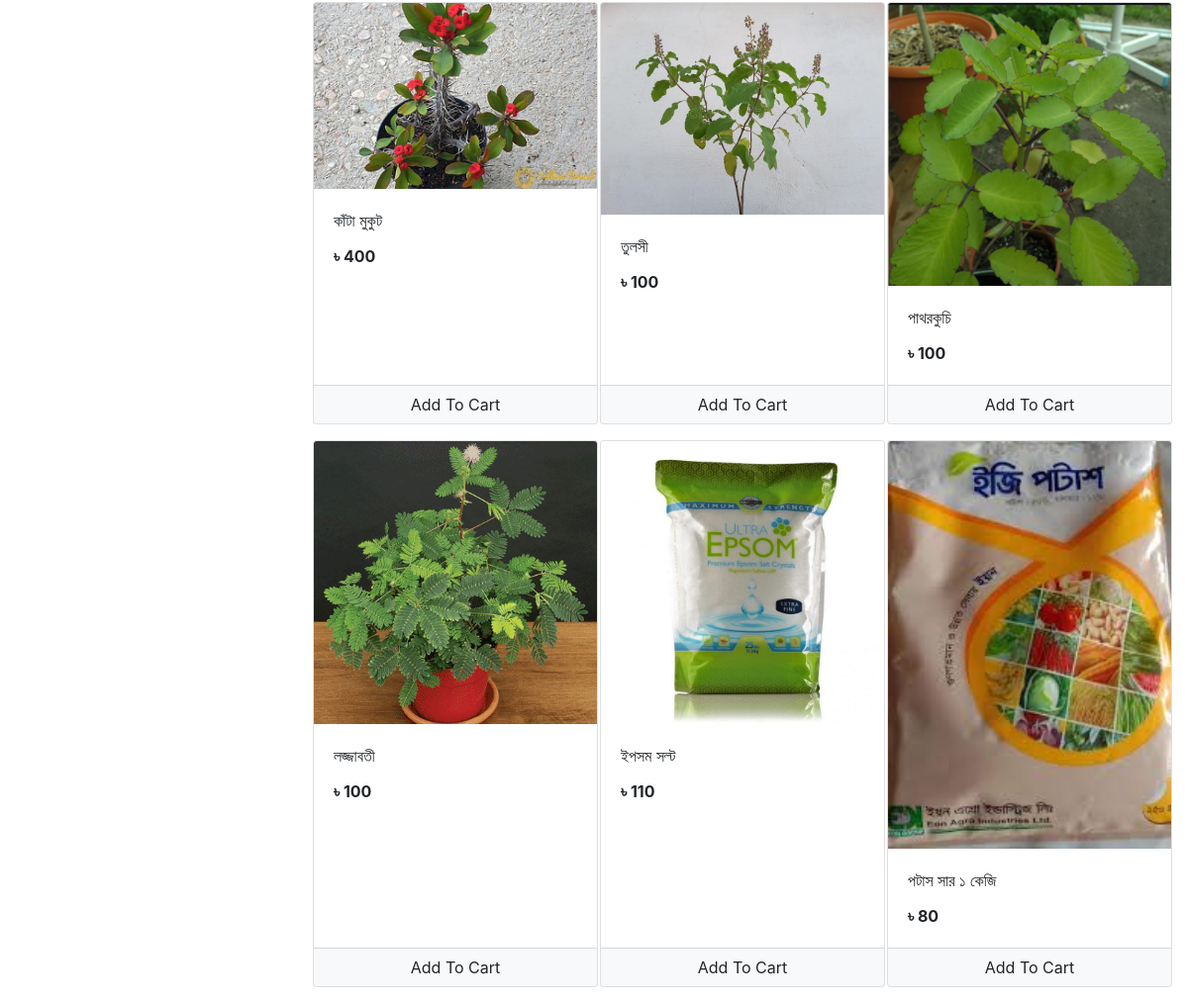
/store (lower part), run on an earlier commit of the app's database.
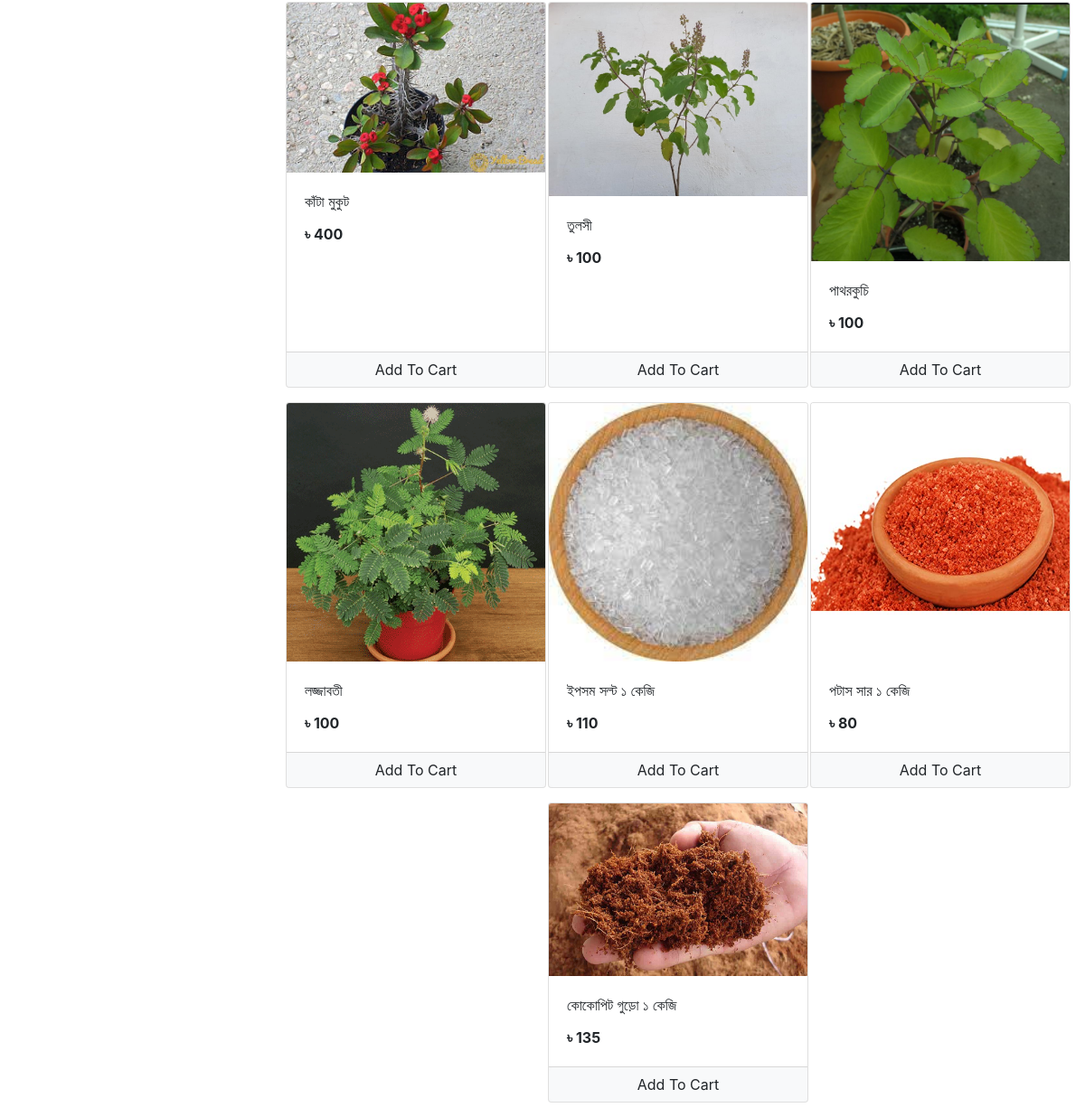
And on a later commit of the database.
### store/models/product.py (models this page shows, shortened)
class Product(models.Model):
    name = models.CharField(max_length=50)
    price = models.IntegerField(default=0)
    category = models.ForeignKey(Category, on_delete=models.CASCADE, default=1)
    description = models.CharField(max_length=200, default='' , null=True , blank=True)
    image = models.ImageField(upload_to='uploads/products/')
    @staticmethod
    def get_all_products():
        return Product.objects.all()

### store/views/home.py (the view)
# urls.py: path('' , include('store.urls')),
def store(request):
    cart = request.session.get('cart')
    if not cart:
        request.session['cart'] = {}
    products = None
    categories = Category.get_all_categories()
    categoryID = request.GET.get('category')
    if categoryID:
        products = Product.get_all_products_by_categoryid(categoryID)
    else:
        products = Product.get_all_products();
    data = {}
    data['products'] = products
    data['categories'] = categories
    print('you are : ', request.session.get('email'))
    return render(request, 'index.html', data)

### store/models/category.py (called while the page is built)
    @staticmethod
    def get_all_categories():
        return Category.objects.all()

### store/templatetags/cart.py (called while the page is built)
@register.filter(name='is_in_cart')
def is_in_cart(product  , cart):
    keys = cart.keys()
    for id in keys:
        if int(id) == product.id:
            return True
    return False;

### store/templatetags/custom_filter.py (called while the page is built)
@register.filter(name='currency')
def currency(number):
    return "৳ "+str(number)

### store/templates/index.html (shortened to what this page needs)
{% extends 'base.html' %}
{% block content %}
{% load cart %}
{% load custom_filter %}
<div class="container-fluid mt-3">
	<div class="row">
		<div class="col-lg-3 mx-auto">
		</div>
		<div id='products' class="col-lg-9 mx-auto">
			<div class="row mx-auto">
				{% for product in products %}
					<div class="card mx-auto mb-3" id={{product.id}} style="width: 18rem;">
						<a href="{% url 'details' product.id %}"><img class="card-img-top" src="{{product.image.url}}" alt="Card image cap"></a>
						<div class="card-body">
							<p class="card-title">{{product.name}}</p>
							<p class="card-text"><b>{{product.price|currency}}</b></p>
						</div>
						<div class="card-footer p-0 no-gutters">
							{% if product|is_in_cart:request.session.cart %}
							<div class="row no-gutters">
								<form action="/#{{product.id}}" class="col-2 " method="post">
									{% csrf_token %}
									<input hidden type="text" name='product' value='{{product.id}}'>
									<input hidden type="text" name='remove' value='True'>
									<input type="submit" value=" - " class="btn btn-block btn-light border-right">
								</form>
								<div class="text-center col">{{product|cart_quantity:request.session.cart}} in Cart</div>
								<form action="/#{{product.id}}" class="col-2 " method="post">
									{% csrf_token %}
									<input hidden type="text" name='product' value='{{product.id}}'>
									<input type="submit" value=" + " class="btn btn-block btn-light border-left">
								</form>
							</div>
							{% else %}
							<form action="/#{{product.id}}" method="POST" class="btn-block">
								<input type="submit" class="float-right btn btn-light  form-control"
									value="Add To Cart">
							</form>
							{% endif %}
						</div>
					</div>
				{% endfor %}
			</div>
		</div>
	</div>
</div>
{% endblock %}

What changed in the data, as far as the page shows it:
changed Product: image: a different picture; name "ইপসম সল্ট" → "ইপসম সল্ট ১ কেজি"
changed Product "পটাস সার ১ কেজি": image: a different picture
added Product: image (picture), name "কোকোপিট গুড়ো ১ কেজি", price "৳ 135"
